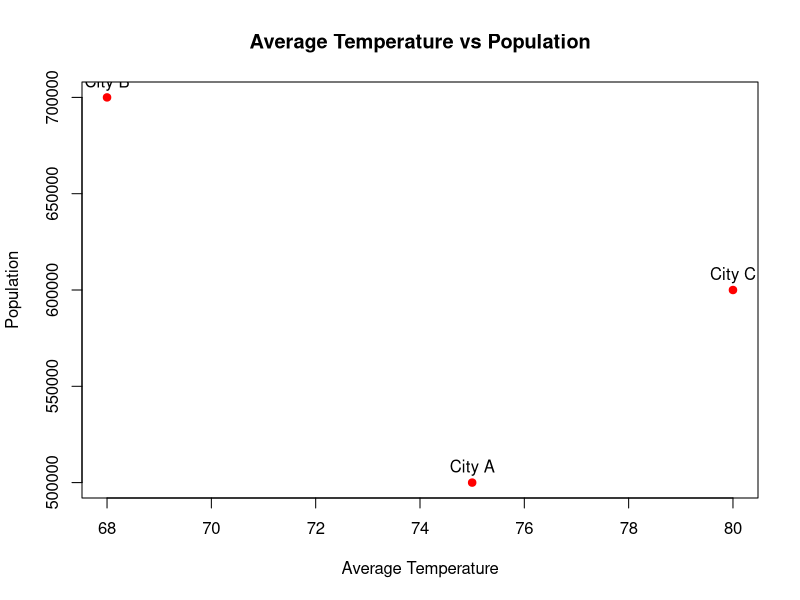

Recreate this plot in R.
city <- c("City A", "City B", "City C")
population <- c(500000, 700000, 600000)
temperature <- c(75, 68, 80)

plot(
  temperature,
  population,
  pch = 19,
  col = "red",
  xlab = "Average Temperature",
  ylab = "Population",
  main = "Average Temperature vs Population"
)

text(
  temperature,
  population,
  labels = city,
  pos = 3
)
